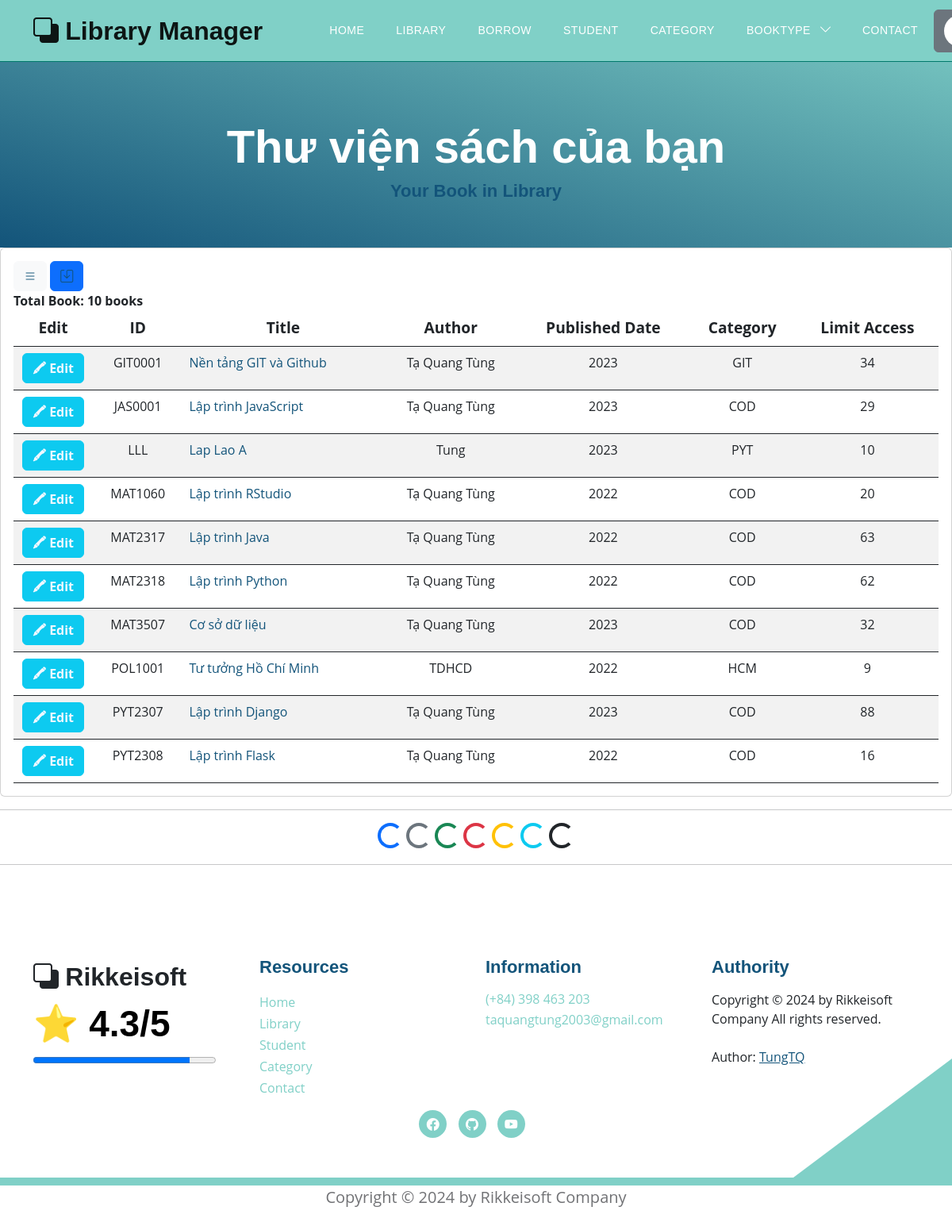
The app's page /books/all_my_books (signed in), older data.
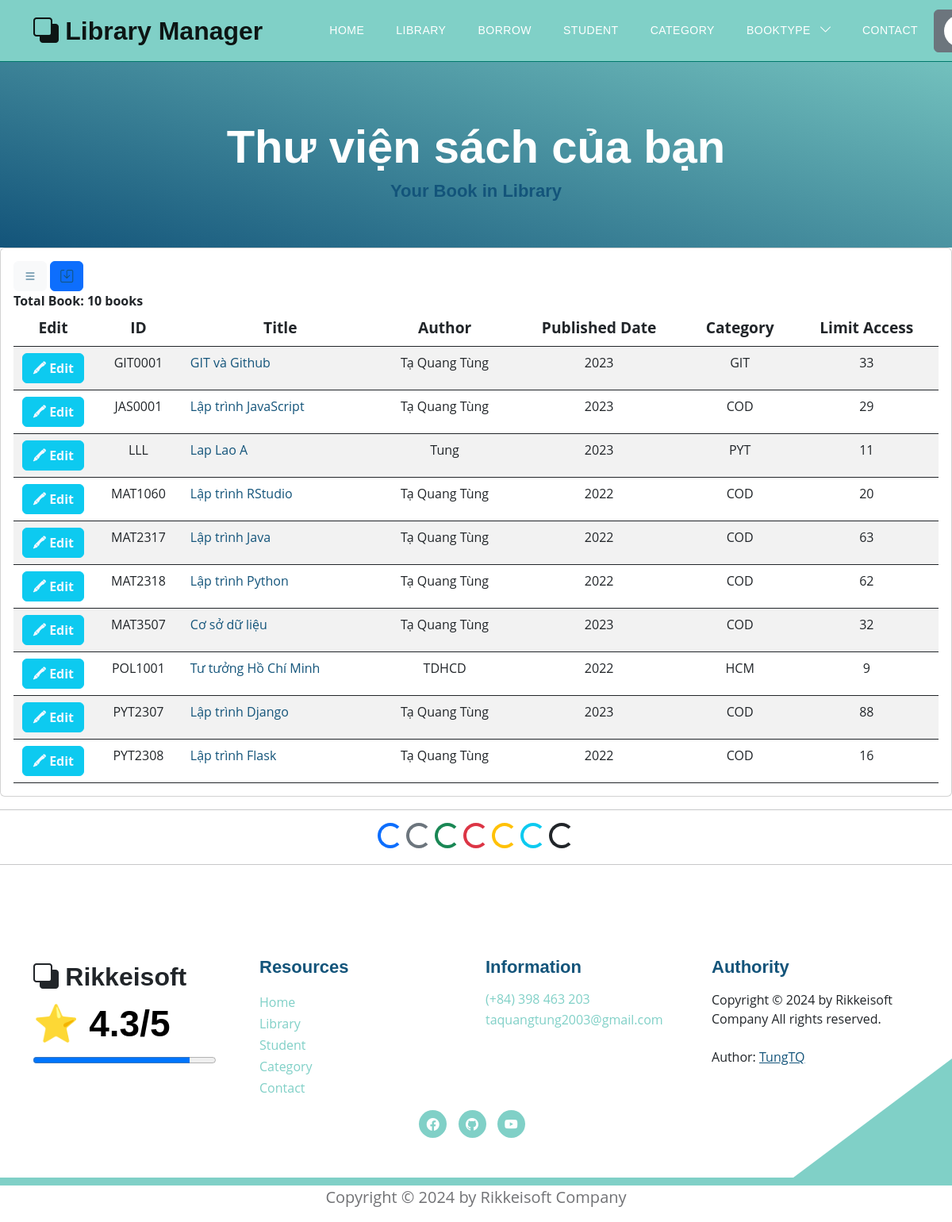
The same page, newer data.
### models.py (models this page shows, shortened)
class Book(Base):
    __tablename__ = 'books'
    username_id = Column(String(30), ForeignKey('users.username'), nullable=False)
    id_book = Column(String(30), primary_key=True, unique=True, index=True)         # Số thứ tự sách
    title = Column(String(100), index=True)      # Tiêu đề sách
    author = Column(String(100), index=True)     # Tác giả
    year = Column(Integer)                  # Năm xuất bản
    quantity_amount = Column(Integer, index=True, default=0)
    category_id = Column(String(10), ForeignKey('category.category_id'), nullable=False)
    insert_at = Column(DateTime, index=True)
    insert_id = Column(String(30), index=True)
    update_at = Column(DateTime,index=True)
    update_id = Column(String(30), index=True)
    delete_at = Column(DateTime,index=True)
    delete_id = Column(String(30), index=True)
    delete_flag = Column(Integer, index=True)
    image_book = Column(String(100), index=True, nullable=True)         # Đường dẫn tới ảnh của sách
    pdf_book = Column(String(100), index=True, nullable=True)           # Đường dẫn tới file PDF của sách
    user = relationship("User", back_populates="books")
    category = relationship("Category", back_populates="category_books")
    borrows = relationship("BorrowBook", back_populates="book_borrow")
    borrowfinal = relationship("BorrowBookFinal", back_populates="book_borrow_final")
    comments = relationship("CommentBook", back_populates="book")

class Category(Base):
    __tablename__ = 'category'
    category_id = Column(String(10), primary_key=True, index=True)
    category_name = Column(String(50), index=True)
    insert_at = Column(DateTime, index=True)
    insert_id = Column(String(30), index=True)
    update_at = Column(DateTime,index=True)
    update_id = Column(String(30), index=True)
    delete_at = Column(DateTime,index=True)
    delete_id = Column(String(30), index=True)
    delete_flag = Column(Integer, index=True)
    category_books = relationship("Book", back_populates="category")

### routers/borrow.py (the view)
@router.get('/books/all_my_books', response_class=HTMLResponse)
async def show_all_my_book(request: Request, token: str = Cookie(None), db: Session = Depends(models.get_db)):
    mean_star = function.get_mean_star(db)
    all_category2 = db.query(models.Category).filter(models.Category.delete_flag != 1).all()
    if token:
        decodeJSON = jwt.decode(token, "secret", algorithms=["HS256"])
        username = decodeJSON["username"]
        user = function.get_user(db, username)
        my_book = db.query(models.Book).filter(models.Book.insert_id == username,
                                               models.Book.delete_flag == 0).order_by(models.Book.id_book).all()
        total_my_book = len(my_book)
        return templates.TemplateResponse("books/bookme.html", {"request": request,
                                                                 "user": user,
                                                                 "my_book": my_book,
                                                                 "total_my_book": total_my_book,
                                                                 "mean_star": mean_star,
                                                                 "all_category2": all_category2})
    else:
        return templates.TemplateResponse("errors/error_template.html", {"request": request,
                                                                  "mean_star": mean_star,
                                                                  "error": "Page Not Found"})

### templates/books/bookme.html (shortened to what the changed rows need)
{% extends "base.html" %}
{% block content %}
<section class="hero-section d-flex justify-content-center align-items-center" id="section_1"
    style="padding-bottom: 50px;">
    <div class="container">
        <div class="row">
            <div class="col-lg-8 col-12 mx-auto">
                <h1 class="text-white text-center"> Thư viện sách của bạn </h1>
            </div>
        </div>
    </div>
</section>
<div class="card card-table comman-shadow">
    <div class="card-body">
        <div class="table-responsive">
            <div id="DataTables_Table_0_wrapper" class="dataTables_wrapper no-footer">
                <table
                    class="table border-0 star-student table-hover table-center mb-0 datatable table-striped dataTable no-footer"
                    id="DataTables_Table_0" aria-describedby="DataTables_Table_0_info">
                    <thead class="student-thread">
                        <tr style="text-align: center; font-size:larger;">
                            <th style="width: 100px;">Edit</th>
                            <th rowspan="1" colspan="1"
                                aria-label="ID: activate to sort column ascending">ID</th>
                            <th rowspan="1" colspan="1"
                                aria-label="Title: activate to sort column ascending">Title</th>
                            <th rowspan="1" colspan="1"
                                aria-label="Author: activate to sort column ascending">Author</th>
                            <th rowspan="1" colspan="1"
                                aria-label="Published Date: activate to sort column ascending">Published Date</th>
                            <th rowspan="1" colspan="1"
                                aria-label="Category: activate to sort column ascending">Category</th>
                            <th rowspan="1" colspan="1"
                                aria-label="Action: activate to sort column ascending">Limit Access</th>
                        </tr>
                    </thead>
                    <tbody>
                        <form action="">
                            {% for book in my_book %}
                                <tr class="{% if loop.index is even %} even {% else %}odd{% endif %}">
                                    {% if request.cookies.get('token') %}
                                    <td style="text-align: center;">
                                        <button type="button" class="btn btn-info">
                                            <a href="/books/edit_book?id={{ book.id_book }}" style="color: aliceblue;"> <b>🖍 Edit</b> </a>
                                        </button>
                                    </td>
                                    {% endif %}
                                    <td style="text-align: center;">{{ book.id_book }}</td>
                                    <td> <a href="/books/detail_book?choice_book={{book.id_book}}">{{ book.title }}</a></td>
                                    <td style="text-align: center;">{{ book.author }}</td>
                                    <td style="text-align: center;">{{ book.year }}</td>
                                    <td style="text-align: center;">{{ book.category }}</td>
                                    <td style="text-align: center;">{{ book.quantity_amount }}</td>
                                </tr>
                            {% endfor %}
                        </form>
                    </tbody>
                </table>
            </div>
        </div>
    </div>
</div>
{% endblock content %}

Row changes from the older to the newer data that the page shows:
changed Book "GIT0001": title "Nền tảng GIT và Github" → "GIT và Github"; quantity_amount "34" → "33"
changed Book "LLL": quantity_amount "10" → "11"
